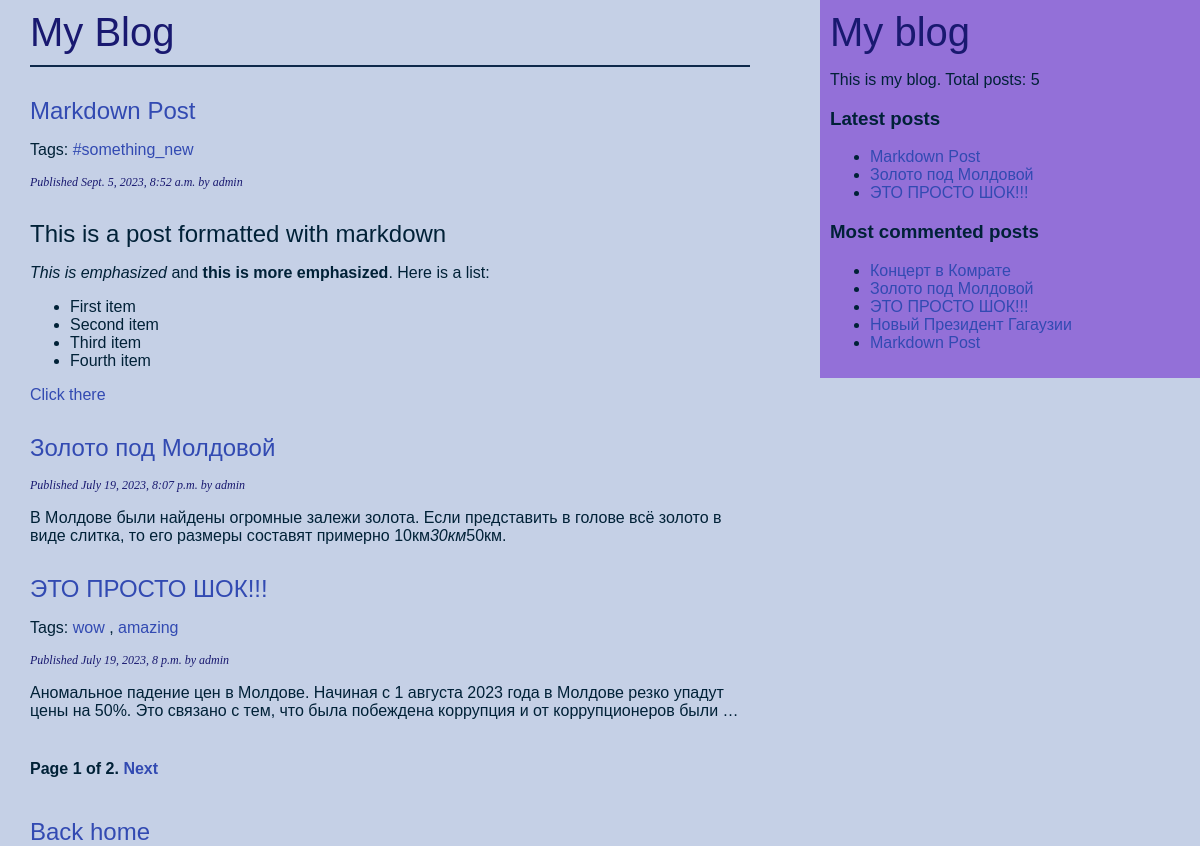
Screenshot of /blog/ with the database file from the repository.
### blog/models.py (models this page shows, shortened)
class Post(models.Model):
    class Status(models.TextChoices):
        DRAFT = 'DF', 'Draft'
        PUBLISHED = 'PB', 'Published'
    title = models.CharField(max_length=250)
    slug = models.SlugField(max_length=250, unique_for_date='publish')
    author = models.ForeignKey(User,
                               on_delete=models.CASCADE,
                               related_name='blog_posts')
    body = models.TextField()
    publish = models.DateTimeField(default=timezone.now)
    created = models.DateTimeField(auto_now_add=True)
    updated = models.DateTimeField(auto_now=True)
    status = models.CharField(max_length=2,
                              choices=Status.choices,
                              default=Status.DRAFT)
    tags = TaggableManager()
    objects = models.Manager()
    published = PublishedManager()
    def get_absolute_url(self):
        return reverse('blog:post_detail',
                       args=[self.publish.year,
                             self.publish.month,
                             self.publish.day,
                             self.slug])
    class Meta:
        ordering = ['-publish']
        indexes = [
            models.Index(fields=['-publish']),
        ]

### blog/views.py (the view)
# urls.py: path('', views.post_list, name='post_list'),
def post_list(request, tag_slug=None):
    post_list_ = Post.published.all()
    tag = None
    if tag_slug:
        tag = get_object_or_404(Tag, slug=tag_slug)
        post_list_ = post_list_.filter(tags__in=[tag])
    paginator = Paginator(post_list_, 3)
    page_number = request.GET.get('page', 1)
    try:
        posts = paginator.page(page_number)
    except PageNotAnInteger:
        posts = paginator.page(1)
    except EmptyPage:
        posts = paginator.page(paginator.num_pages)
    return render(request, 'blog/post/list.html', {'posts': posts, 'tag': tag})

### blog/models.py (called while the page is built)
    def get_queryset(self):
        return super().get_queryset().filter(status=Post.Status.PUBLISHED)

### blog/templatetags/blog_tags.py (called while the page is built)
@register.simple_tag
def total_posts():
    return Post.published.count()

@register.inclusion_tag('blog/post/latest_posts.html')
def show_latest_posts(count=5):
    latest_post = Post.published.order_by('-publish')[:count]
    return {'latest_posts': latest_post}

@register.simple_tag
def get_most_commented_posts(count=5):
    return Post.published.annotate(total_comments=Count('comments')).order_by('-total_comments')[:count]

@register.filter(name='markdown')
def markdown_format(text):
    return mark_safe(markdown.markdown(text))

### blog/templates/blog/post/list.html (shortened to what this page needs)
{% extends "blog/base.html" %}
{% load blog_tags %}
{% block content %}
    <div id="logo-line-bottom">
        <a class="logo-link" href="{% url 'blog:post_list' %}" >My Blog</a>
    </div>
        {% for post in posts %}
            <h2>
                <a href="{{ post.get_absolute_url }}">
                    {{ post.title }}
                </a>
            </h2>
            <p class="tags">
                {% if post.tags.all %}
                    Tags:
                    {% for tag in post.tags.all %}
                        <a href="{% url 'blog:post_list_by_tag' tag.slug %}"> {{ tag.name }} </a>
                        {% if not forloop.last %}, {% endif %}
                    {% endfor %}
                {% endif %}
            </p>
            <p class="date">
                Published {{ post.publish }} by {{ post.author }}
            </p>
            {{ post.body|markdown|truncatewords_html:30 }}
        {% endfor %}
    {% include "pagination.html" with page=posts %}
    <h2>
        <a href="{% url 'home:view_home' %}">Back home</a>
    </h2>
{% endblock %}

### blog/templates/blog/base.html (shortened to what this page needs)
{% load blog_tags %}
{% load static %}
<!DOCTYPE html>
<html>
<head>
 <link href="{% static 'blog/css/blog.css' %}" rel="stylesheet">
</head>
<body>
 <div id="content">
 {% block content %}
 {% endblock %}
 </div>
 <div id="sidebar">
  <a class="logo-link" href="{% url 'blog:post_list' %}">My blog</a>
 <p>This is my blog.
  Total posts: {% total_posts %}
 </p>
  <h3>Latest posts</h3>
 {% show_latest_posts 3 %}
  <h3>Most commented posts</h3>
 {% get_most_commented_posts as most_commented_posts %}
 <ul>
 {% for post in most_commented_posts %}
 <li>
 <a href="{{ post.get_absolute_url }}">{{ post.title }}</a>
 </li>
 {% endfor %}
 </ul>
 </div>
</body>
</html>

### blog/templates/blog/post/latest_posts.html
<ul>
 {% for post in latest_posts %}
 <li>
 <a href="{{ post.get_absolute_url }}">{{ post.title }}</a>
 </li>
 {% endfor %}
</ul>

### blog/static/blog/css/blog.css (style rules this page uses)
body { margin:0; padding:0; font-family:helvetica, sans-serif; background: #C5D0E6; color: #002137; }
a { color: #324AB2; text-decoration:none; }
.logo-link { text-decoration: none; color: #191970; font-size: 40px; font-weight:normal; }
h2 { font-weight:normal; margin:30px 0 0; }
#content { float:left; width:60%; padding:0 0 0 30px; margin-top: 10px; }
#sidebar { float:right; width:30%; padding:10px; background:#9370D8; height:100%; }
#logo-line-bottom { font-weight:normal; border-bottom:2px solid #0E294B; padding:0 0 10px 0; }
p.date { color: #191970; font-family: georgia, serif; font-size: 12px; font-style: italic; }

### rows the page displays
Post: title "Markdown Post", publish "Sept. 5, 2023, 8:52 a.m.", author "admin", body "This is a post formatted with markdown This is emphasized and this is more emphasized . Here is a list: First item Second item Third item Fourth item Click there"
Tag: name "#something_new"
Post: title "Золото под Молдовой", publish "July 19, 2023, 8:07 p.m.", author "admin", body "В Молдове были найдены огромные залежи золота. Если представить в голове всё золото в виде слитка, то его размеры составят примерно 10км 30км 50км."
Post: title "ЭТО ПРОСТО ШОК!!!", publish "July 19, 2023, 8 p.m.", author "admin", body "Аномальное падение цен в Молдове. Начиная с 1 августа 2023 года в Молдове резко упадут цены на 50%. Это связано с тем, что была побеждена коррупция и от коррупционеров были …"
Tag: name "wow"
Tag: name "amazing"
Post: title "Концерт в Комрате"
Post: title "Новый Президент Гагаузии"

### other values shown
{{ page.number }} "1"
{{ page.paginator.num_pages }} "2"
